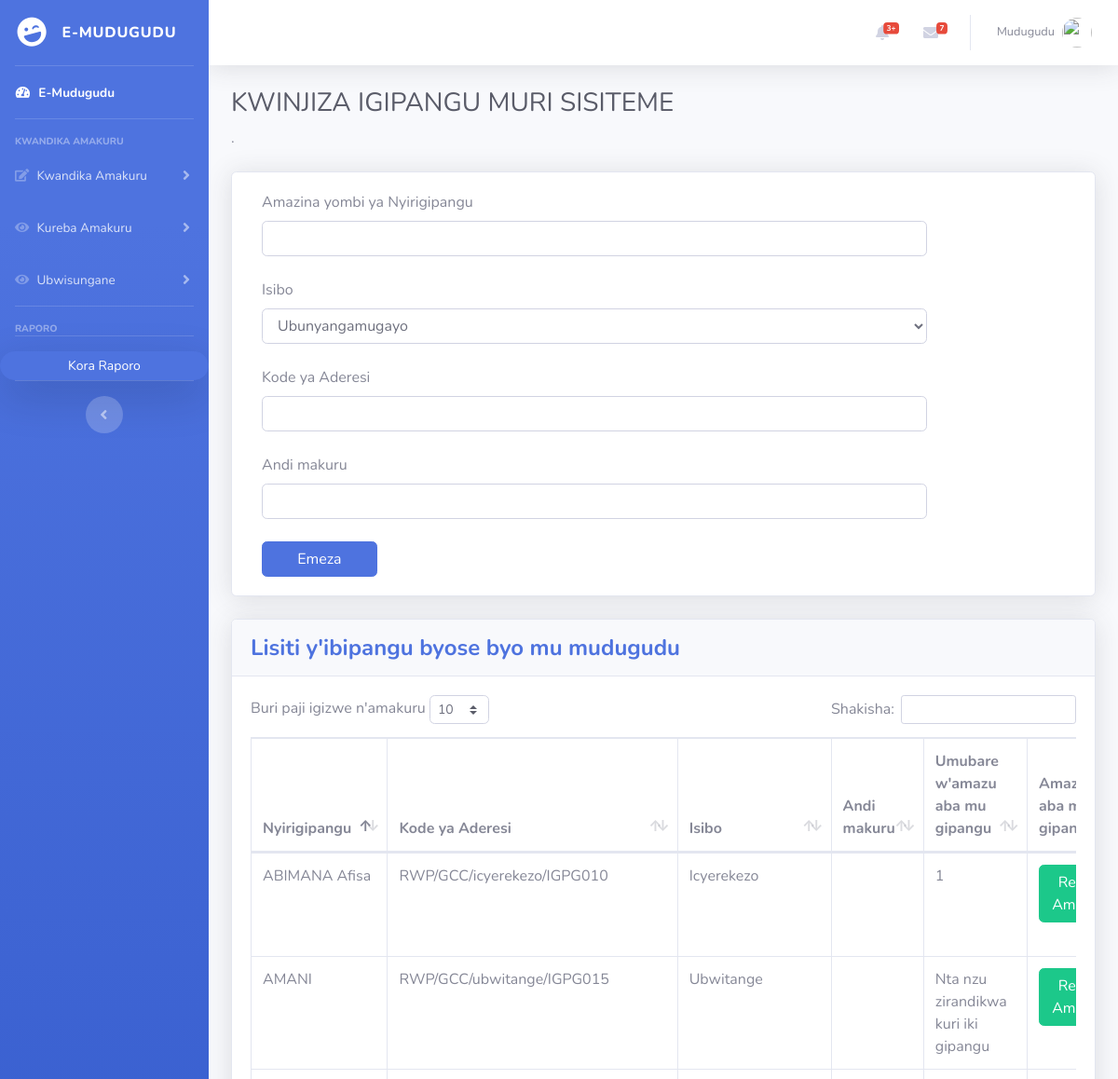
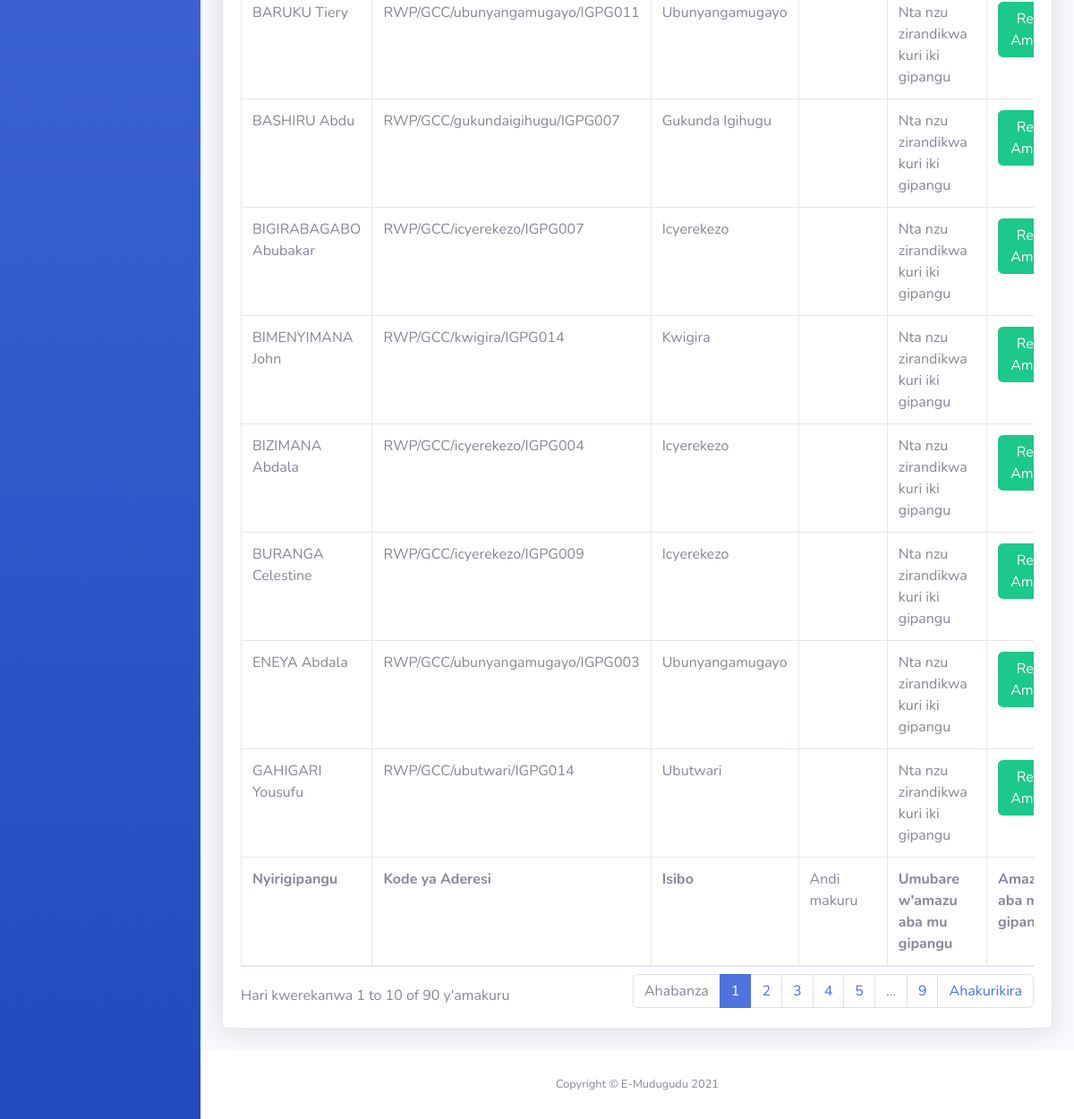
Page /kwinjiza_igipangu.php (signed in) on the committed database (2 pictures, top to bottom).
### tables this page shows
CREATE TABLE `igipangu` (
  `igipangu_id` int(255) NOT NULL,
  `isibo_id` int(255) NOT NULL,
  `owner_name` varchar(255) NOT NULL,
  `address_code` varchar(255) NOT NULL,
  `additional_details` varchar(255) DEFAULT NULL,
  `reg_datetime` datetime DEFAULT NULL
);

CREATE TABLE `isibo` (
  `isibo_id` int(255) NOT NULL,
  `isibo_name` varchar(255) NOT NULL,
  `reg_datetime` datetime DEFAULT NULL
);

### kwinjiza_igipangu.php (the view, shortened to what this page needs)
<!DOCTYPE html>
<html lang="en">
<head>
  <link href="vendor/fontawesome-free/css/all.min.css" rel="stylesheet" type="text/css">
  <link href="css/sb-admin-2.min.css" rel="stylesheet">
  <link href="vendor/datatables/dataTables.bootstrap4.min.css" rel="stylesheet">
</head>
<body id="page-top" onload="Nodd()">
  <div id="wrapper">
    <?php include 'sidebar.php';?>
    <div id="content-wrapper" class="d-flex flex-column">
      <div id="content">
        <?php include 'topbar.php';?>
        <div class="container-fluid">
          <h1 class="h3 mb-2 text-gray-800">KWINJIZA IGIPANGU MURI SISITEME</h1>
          <p class="mb-4"> .</p>
          <div class="card shadow mb-4">
            <div class="card-body">
                  <form action="" method="post">
                 <div class="col-lg-10 col-md-10">
                  <label for="ownername">Amazina yombi ya Nyirigipangu</label>
                  <input type="text" class="form-control" placeholder="" name="ownername" required></div>
                  <br>
                  <div class="col-lg-10 col-md-10">
                   <label for="isibo">Isibo</label>
                   <select name='isibo' class='form-control'>";
                     <?php
                   $connect = new mysqli("localhost","root","","umudugudu",3306);
                   $queryIsiboId = $connect -> query("SELECT `isibo_id` FROM `isibo` ORDER BY `isibo_id` ASC");
                   $queryIsiboName = $connect -> query("SELECT `isibo_name` FROM `isibo` ORDER BY `isibo_id` ASC");
                   $arrayIsiboId = Array();
                   $arrayIsiboName = Array();
                   while($result = $queryIsiboId -> fetch_assoc()){
                       $arrayIsiboId[] = $result['isibo_id'];
                   }
                   while($result = $queryIsiboName -> fetch_assoc()){
                       $arrayIsiboName[] = $result['isibo_name'];
                   }
                   $size = sizeof($arrayIsiboId);
                   $sizeTemp = $size - 1;
                   for ($sizeTemp; $sizeTemp >=0; $sizeTemp--){
                       echo "<option value='$arrayIsiboId[$sizeTemp]'>$arrayIsiboName[$sizeTemp]</option>";
                   }
                   ?>
                 </select></div>
                   <br>
                   <div class="col-lg-10 col-md-10">
                    <label for="pangucode">Kode ya Aderesi</label>
                    <input type="text" class="form-control" placeholder="" name="pangucode"></div>
                    <br>
                   <div class="col-lg-10 col-md-10">
                    <label for="pangudata">Andi makuru</label>
                    <input type="text" class="form-control" placeholder="" name="pangudata"></div>
                    <br>
                  <div class="col-md-2">
                  <input type="submit" value="Emeza" class="btn btn-block btn-primary" name="injiza"></div>
                </form>
                </div>
                </div>
                <div class="card shadow mb-4">
                  <div class="card-header py-3">
                    <h4 class="m-0 font-weight-bold text-primary">Lisiti y'ibipangu byose byo mu mudugudu</h4>
                  </div>
                  <div class="card-body">
                    <div class="table-responsive">
                      <table class="table table-bordered" id="dataTable" width="100%" cellspacing="0">
                        <thead>
                            <tr>
                              <th>Nyirigipangu</th>
                              <th>Kode ya Aderesi</th>
                              <th>Isibo</th>
                              <th>Andi makuru</th>
                              <th>Umubare w'amazu aba mu gipangu</th>
                              <th>Amazu aba mu gipangu</th>
                            </tr>
                        </thead>
                        <tfoot>
                          <tr>
                            <th>Nyirigipangu</th>
                            <th>Kode ya Aderesi</th>
                            <th>Isibo</th>
                            <td>Andi makuru</td>
                            <th>Umubare w'amazu aba mu gipangu</th>
                            <th>Amazu aba mu gipangu</th>
                          </tr>
                        </tfoot>
                        <tbody>
                           <?php
            $sql="SELECT igipangu_id,owner_name,isibo_name,address_code,additional_details FROM igipangu,isibo WHERE isibo.isibo_id = igipangu.isibo_id";
      $result=mysqli_query($connection,$sql);
      $checkresult=mysqli_num_rows($result);
      if ($checkresult > 0) {
        while ($row=mysqli_fetch_array($result)) {
          echo"<tr>";
                echo"<td>".$row['owner_name']."</td>";
                echo"<td>".$row['address_code']."</td>";
                echo"<td>".$row['isibo_name']."</td>";
                echo"<td>".$row['additional_details']."</td>";
                  $igipanguID = $row['igipangu_id'];
                  $checkIfInzuResult = mysqli_query($connection,"SELECT * FROM inzu WHERE igipangu_id = $igipanguID");
                  if(mysqli_num_rows($checkIfInzuResult)>0)
                  {
                    $countResult=mysqli_query($connection,"SELECT count(*) as total from inzu WHERE igipangu_id = $igipanguID");
                    $all=mysqli_fetch_assoc($countResult);
                    $amazu = $all['total'];
                    echo "<td>$amazu</td>";
                    echo "<td><a class='btn btn-success btn-block' href='kwinjiza_inzu_runaka.php?igipangu_id=$igipanguID'>Reba Amazu</a></td>";
                  }
                  else if(mysqli_num_rows($checkIfInzuResult)==0)
                  {
                    echo "<td>Nta nzu zirandikwa kuri iki gipangu</td>";
                    echo "<td><a class='btn btn-success btn-block' href='kwinjiza_inzu_runaka.php?igipangu_id=$igipanguID'>Reba Amazu</a></td>";
                  }
            echo "</tr>";
        }
      }
              ?>
                        </tbody>
                      </table>
                    </div>
                  </div>
                </div>
                </div>
                </div>
      <footer class="sticky-footer bg-white">
        <div class="container my-auto">
          <div class="copyright text-center my-auto">
            <span>Copyright &copy; E-Mudugudu 2021</span>
          </div>
        </div>
      </footer>
</body>
</html>

### rows in the picture
igipangu: owner_name "BIZIMANA Abdala", address_code "RWP/GCC/icyerekezo/IGPG004", isibo.isibo_name "Icyerekezo"
igipangu: owner_name "BIGIRABAGABO Abubakar", address_code "RWP/GCC/icyerekezo/IGPG007", isibo.isibo_name "Icyerekezo"
igipangu: owner_name "BURANGA Celestine", address_code "RWP/GCC/icyerekezo/IGPG009", isibo.isibo_name "Icyerekezo"
igipangu: owner_name "ABIMANA Afisa", address_code "RWP/GCC/icyerekezo/IGPG010", isibo.isibo_name "Icyerekezo", amazu "1"
igipangu: owner_name "AMANI", address_code "RWP/GCC/ubwitange/IGPG015", isibo.isibo_name "Ubwitange"
igipangu: owner_name "BASHIRU Abdu", address_code "RWP/GCC/gukundaigihugu/IGPG007", isibo.isibo_name "Gukunda Igihugu"
igipangu: owner_name "ENEYA Abdala", address_code "RWP/GCC/ubunyangamugayo/IGPG003", isibo.isibo_name "Ubunyangamugayo"
igipangu: owner_name "BARUKU Tiery", address_code "RWP/GCC/ubunyangamugayo/IGPG011", isibo.isibo_name "Ubunyangamugayo"
igipangu: owner_name "BIMENYIMANA John", address_code "RWP/GCC/kwigira/IGPG014", isibo.isibo_name "Kwigira"
igipangu: owner_name "GAHIGARI Yousufu", address_code "RWP/GCC/ubutwari/IGPG014", isibo.isibo_name "Ubutwari"

### other values in the picture
form field isibo "Ubunyangamugayo"
